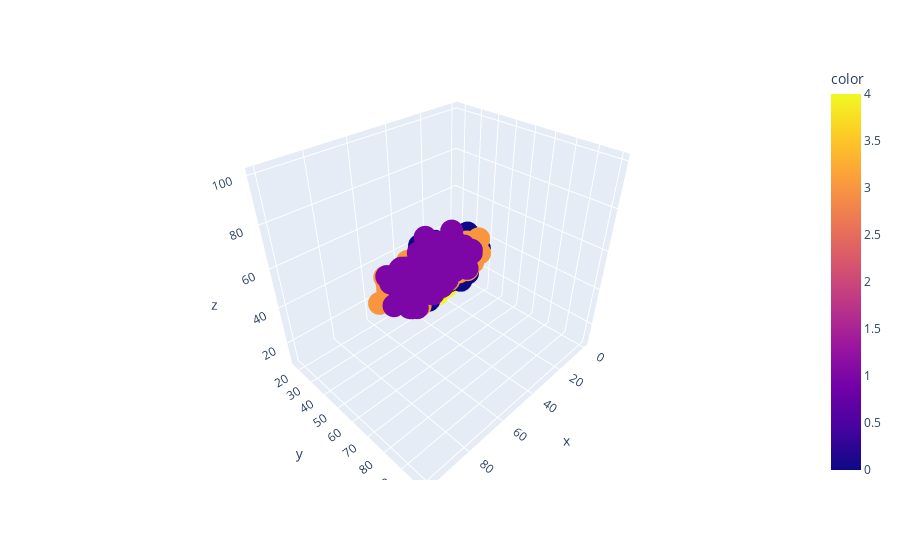

Write notebook code for a chart like this one.
### Code cell
etiquetas = modelo.predict(X)
px.scatter_3d(x=X[:,0], y=X[:,1], z=X[:,2], color = etiquetas)

### Figure 1 — Plotly figure (JSON) as saved in the notebook; plotly's stock layout.template omitted (floating-point values rounded to 4 significant figures; data arrays with more than 128 entries replaced by an {"elided": "..."} marker saying what was removed)
{"data": [{"hovertemplate": "x=%{x}<br>y=%{y}<br>z=%{z}<br>color=%{marker.color}<extra></extra>", "legendgroup": "", "marker": {"color": {"elided": "1000 int values"}, "coloraxis": "coloraxis", "symbol": "circle"}, "mode": "markers", "name": "", "scene": "scene", "showlegend": false, "type": "scatter3d", "x": {"elided": "1000 int values"}, "y": {"elided": "1000 int values"}, "z": {"elided": "1000 int values"}}], "layout": {"coloraxis": {"colorbar": {"title": {"text": "color"}}, "colorscale": [[0, "#0d0887"], [0.1111, "#46039f"], [0.2222, "#7201a8"], [0.3333, "#9c179e"], [0.4444, "#bd3786"], [0.5556, "#d8576b"], [0.6667, "#ed7953"], [0.7778, "#fb9f3a"], [0.8889, "#fdca26"], [1, "#f0f921"]]}, "legend": {"tracegroupgap": 0}, "margin": {"t": 60}, "scene": {"domain": {"x": [0, 1], "y": [0, 1]}, "xaxis": {"title": {"text": "x"}}, "yaxis": {"title": {"text": "y"}}, "zaxis": {"title": {"text": "z"}}}}}
